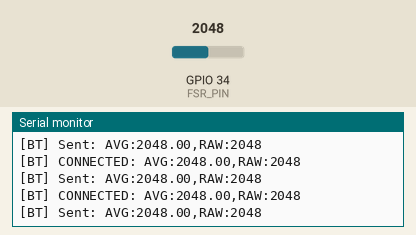
A program run on a simulated ESP32. Shown: the last lines printed to the serial monitor. Inputs (shaded band) come from the test bench; at power-on: GPIO 34 (FSR_PIN) = 2048 (analog values on the 0–4095 scale). Nothing arrives over Bluetooth unless stated.

Above: at 1.2 s.
1.3 s: GPIO 34 (FSR_PIN) set to 2866
At 1.32 s:
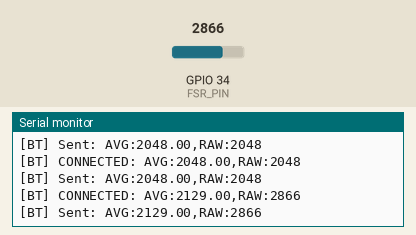
2.8 s: GPIO 34 (FSR_PIN) set to 3603
At 2.83 s:
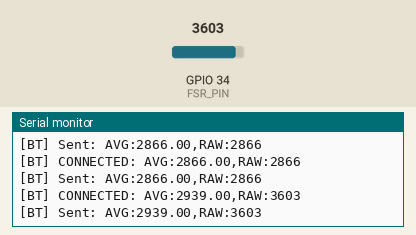
Timing chart, 0 to 5.8 s (numbered marks = the images above; inputs shaded):
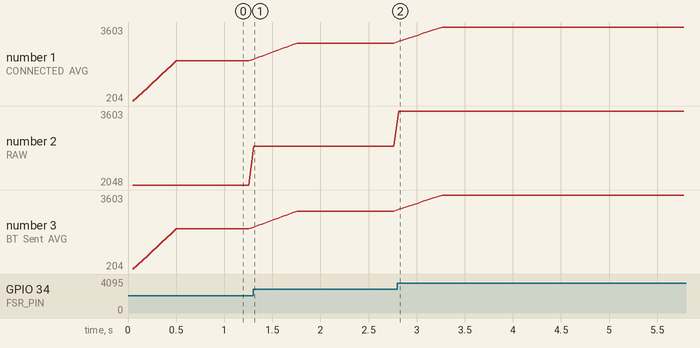

The program:

main.cpp
```cpp
#include <Arduino.h>
#include "bluetoothHandler.hpp"

// Eenvoudige FSR uitlezing voor ESP32
// Aansluiting: FSR tussen 3.3V en GPIO34, met 10k pull-down weerstand naar GND.

#define FSR_PIN 34          // Gebruik GPIO34/D34 (ADC1_CH6)

// Variabelen voor ruisfiltering
const int numReadings = 10;  // Aantal samples voor middeling
int readings[numReadings];   // Array om samples op te slaan
int readIndex = 0;           // Huidige index in de array
int total = 0;               // Som van alle samples
int average = 0;             // Gemiddelde waarde

// Bluetooth handler
BluetoothHandler bluetooth("ESP32_FSR_Sensor");

// Timing variabelen
unsigned long lastSensorRead = 0;
const int sensorReadInterval = 50; // 50ms = 20Hz

void setup() {
  bluetooth.begin();


  // Configureer ADC voor ESP32 voor optimaal bereik (0 - 3.3V)
  analogReadResolution(12);  // 12-bit resolutie (0-4095)
  analogSetAttenuation(ADC_11db);  // Meetbereik 0-3.3V

  // Initialiseer de array voor het filter
  for (int i = 0; i < numReadings; i++) {
    readings[i] = 0;
  }

  bluetooth.printStatus();
}

void loop() {
    // Update Bluetooth status en verwerk inkomende commando's
    bluetooth.update();

    // Lees sensor met vaste interval
    if (millis() - lastSensorRead >= sensorReadInterval) {
        lastSensorRead = millis();

        // Lees raw ADC waarde
        int rawValue = analogRead(FSR_PIN);

        // Voortschrijdend gemiddelde filter
        total = total - readings[readIndex];
        readings[readIndex] = rawValue;
        total = total + readings[readIndex];
        readIndex = (readIndex + 1) % numReadings;
        average = total / numReadings;

        // Converteer naar spanning
        // float voltage = (average / 4095.0) * 3.3;

        // Verstuur via Bluetooth als verbonden
        bluetooth.sendSensorData((float)rawValue, average);
    }
    // delay(1);
}
```

bluetoothHandler.cpp
```cpp
#include "BluetoothHandler.hpp"

BluetoothHandler::BluetoothHandler(const String& name)
    : deviceName(name)
    , connected(false)
    , lastSendTime(0)
    , sendInterval(100)  // Default: send every 100ms
    , packetsSent(0)
    , packetsFailed(0)
{
}

BluetoothHandler::~BluetoothHandler() {
    end();
}

void BluetoothHandler::log(const String& message) {
    Serial.println("[BT] " + message);
}

bool BluetoothHandler::begin() {
    // Initialize Serial for debugging
    // Serial.begin(9600);
    bool success = SerialBT.begin(deviceName);

    // Initialize Bluetooth
    log("Initializing Bluetooth...");

    if (success) {
        log("Bluetooth initialized successfully as: " + deviceName);
        log("Device is discoverable and ready for connections");
        connected = false;  // Start disconnected, wait for client
    } else {
        log("ERROR: Failed to initialize Bluetooth!");
    }

    return success;
}

void BluetoothHandler::end() {
    if (SerialBT.connected()) {
        SerialBT.disconnect();
    }
    SerialBT.end();
    log("Bluetooth stopped");
}

bool BluetoothHandler::isConnected() {
    connected = SerialBT.connected();
    return connected;
}

bool BluetoothHandler::sendData(const String& data) {
    if (!isConnected()) {
        packetsFailed++;
        return false;
    }

    // Send data with newline terminator
    size_t bytesSent = SerialBT.println(data);

    if (bytesSent > 0) {
        packetsSent++;
        log("Sent: " + data);
        return true;
    } else {
        packetsFailed++;
        log("ERROR: Failed to send data");
        return false;
    }
}

bool BluetoothHandler::sendSensorData(int rawValue, float averageValue) {
    // Format: "AVG:value avg of 10,RAW:value"
    String data = "AVG:" + String(averageValue) + ",RAW:" + String(rawValue);
    if(isConnected()){
        log("CONNECTED: " + data);
        return sendData(data);
    }
    else{
        log("NOT CONNECTED: " + data);
    }
    return false;
}

void BluetoothHandler::setSendInterval(int intervalMs) {
    sendInterval = intervalMs;
    log("Send interval set to " + String(intervalMs) + "ms");
}

void BluetoothHandler::printStatus() {
    log("=== Bluetooth Status ===");
    log("Device Name: " + deviceName);
    log("Connected: " + String(isConnected() ? "YES" : "NO"));
    log("Send Interval: " + String(sendInterval) + "ms");
    log("Packets Sent: " + String(packetsSent));
    log("Packets Failed: " + String(packetsFailed));
    if (packetsSent > 0) {
        float successRate = (float)packetsSent / (packetsSent + packetsFailed) * 100;
        log("Success Rate: " + String(successRate, 1) + "%");
    }
    log("========================");
}

void BluetoothHandler::update() {
    // Check connection status
    bool currentConnection = SerialBT.connected();

    if (currentConnection != connected) {
        connected = currentConnection;
        if (connected) {
            log("Client connected!");
        } else {
            log("Client disconnected");
        }
    }
}
```

bluetoothHandler.hpp
```cpp
#ifndef BLUETOOTH_HANDLER_HPP
#define BLUETOOTH_HANDLER_HPP

#include <Arduino.h>
#include <BluetoothSerial.h>

class BluetoothHandler {
private:
    BluetoothSerial SerialBT;
    String deviceName;
    bool connected;
    unsigned long lastSendTime;
    int sendInterval; // milliseconden tussen verzendingen

    // Statistieken
    unsigned long packetsSent;
    unsigned long packetsFailed;

    void log(const String& message);

public:
    BluetoothHandler(const String& name = "ESP32_FSR_Sensor");
    ~BluetoothHandler();

    // Initialisatie en connectie
    bool begin();
    void end();
    bool isConnected();

    // Data verzenden
    bool sendData(const String& data);
    bool sendSensorData(int averageValue, float voltage);

    // Configuratie
    void setSendInterval(int intervalMs);
    void printStatus();

    // Update functie voor in loop()
    void update();

    // Getters voor statistieken
    unsigned long getPacketsSent() const { return packetsSent; }
    unsigned long getPacketsFailed() const { return packetsFailed; }
};

#endif // BLUETOOTH_HANDLER_HPP
```

Measured:
- after the input at 1.3 s, the serial monitor: prints a new line at once (image 1)
- after the input at 2.8 s, the serial monitor: prints a new line at once (image 2)
- plotted number 1: 2048 → 2866 after the input at 1.3 s, 2866 → 3603 after the input at 2.8 s
- plotted number 2: 2048 → 2866 after the input at 1.3 s, 2866 → 3603 after the input at 2.8 s
- plotted number 3: 2048 → 2866 after the input at 1.3 s, 2866 → 3603 after the input at 2.8 s
